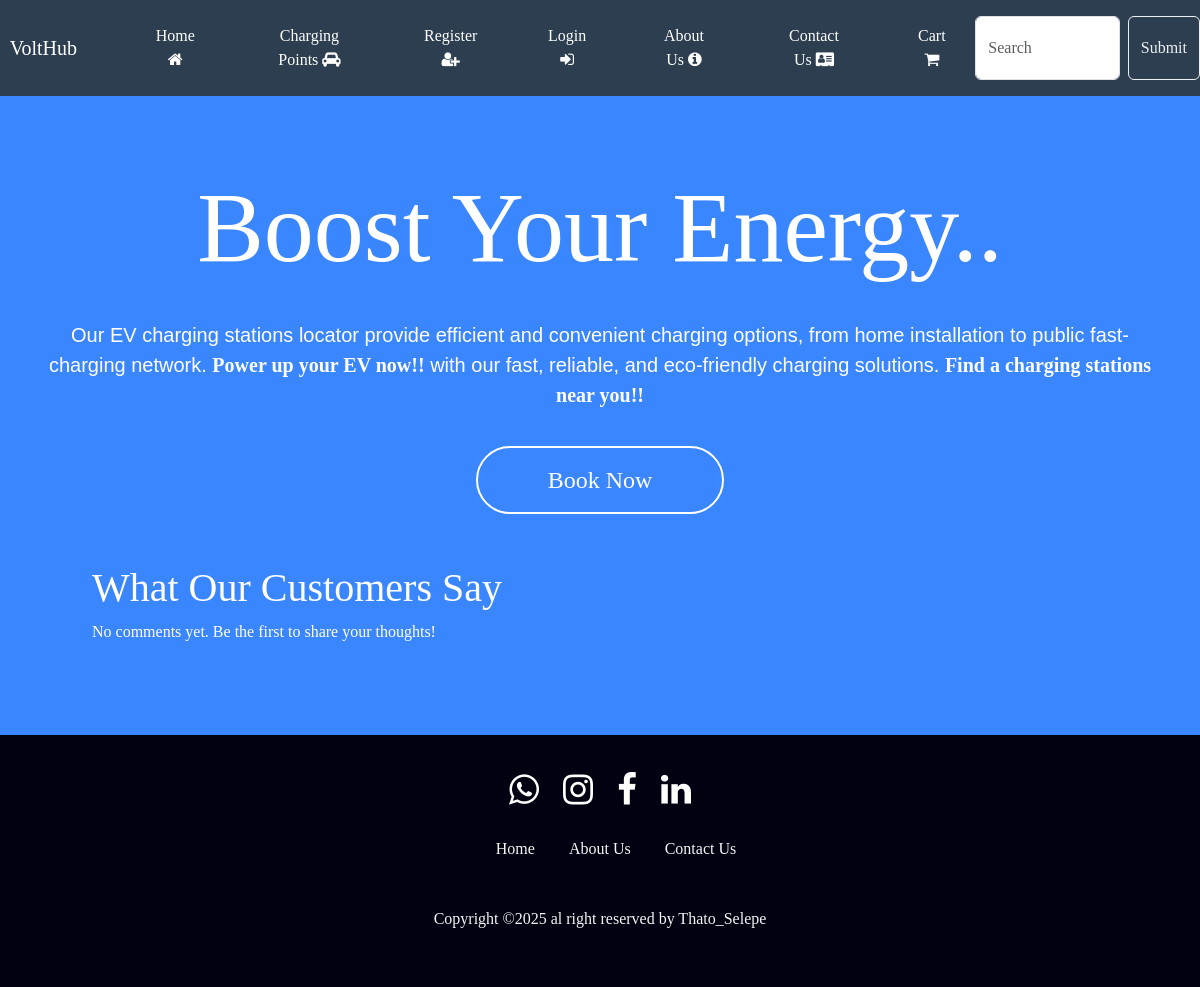
The app's page /, older data.
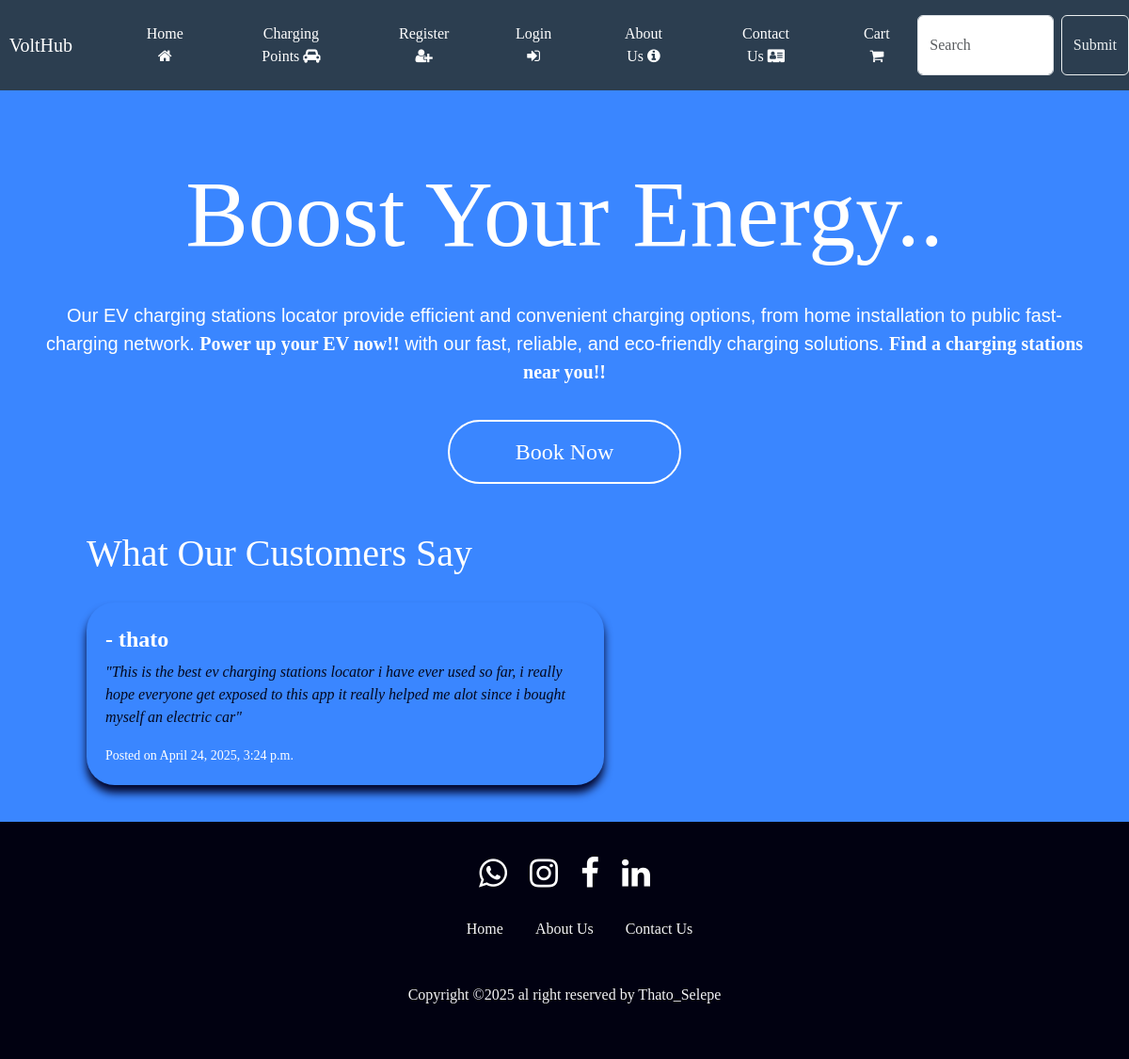
The same page, newer data.
### charging_station/models.py (models this page shows, shortened)
class Comment(models.Model):
    class Meta:
        unique_together = ('user', 'station')
    user = models.ForeignKey(User, on_delete=models.CASCADE)
    station = models.ForeignKey(ChargingPoint, on_delete=models.CASCADE)
    comment_text = models.TextField()
    created_at = models.DateTimeField(auto_now_add=True)
    parent = models.ForeignKey('self', on_delete=models.CASCADE, null=True, blank=True, related_name="replies")
    upvotes = models.IntegerField(default=0)
    downvotes = models.IntegerField(default=0)
    updated_at = models.DateField(auto_now=True)

### VoltHub/views.py (the view)
# urls.py: path('', views.home, name=""),
def home(request):
    comments = Comment.objects.filter(station__name='VoltHub').order_by('-created_at')
    return render(request, 'VoltHub/home.html', {'comments': comments})

### VoltHub/templates/VoltHub/home.html (shortened to what this page needs)
{% extends 'VoltHub/base.html' %}
{% load static %}
{% block content %}
<!DOCTYPE html>
<head>
    <link rel="stylesheet" type="text/css" href="{% static 'VoltHub/style.css' %}">
</head>
<body style="background-color:#3a86ff";>
    <br>
    <br>
    <div class="content">
        <h1> Boost Your Energy.. </h1>
        <br>
        <p> Our EV charging stations locator provide efficient and convenient charging options,
            from home installation to public fast-charging network. <strong>Power up your EV now!!</strong>
            with our fast, reliable, and eco-friendly charging solutions. <strong>Find a charging stations
            near you!!</strong>
        </p>
        <a href="{% url 'book' %}"> Book Now </a>
    </div>
    <section class="testimonials" style="color:white; text-align:left; padding: 50px; margin-left:0px;">
        <h2>What Our Customers Say</h2>
        {% for comment in comments %}
            <div class="testimonial-container">
                <h4>- {{ comment.user.username }}</h4>
                <p>"{{ comment.comment_text }}"</p>
                <small>Posted on {{ comment.created_at|date:"F j, Y, g:i a" }}</small>
            </div>
        {% empty %}
            <p>No comments yet. Be the first to share your thoughts!</p>
        {% endfor %}
    </section>
</div>
    <br>
    <section class="footer">
        <div class="social">
             <a href="https://wa.me/27783522058?text=Hello%20Thato%2C%20I%27d%20like%20to%20chat!"><i class="fa fa-brands fa-whatsapp" aria-hidden="true"></i></a>
            <a href="#"><i class="fa fa-brands fa-instagram" aria-hidden="true"></i></a>
            <a href="https://www.facebook.com/thato.thatoo.10"><i class="fa fa-brands fa-facebook" aria-hidden="true"></i></a>
            <a href="https://www.linkedin.com/in/thato-selepe-231266241"><i class="fa fa-brands fa-linkedin" aria-hidden="true"></i></a>
        </div>
        <ul>
           <li>
                <a href="{% url '' %}">Home</a>
            </li>
            <li>
                <a href="{% url 'about_us' %}">About Us</a>
            </li>
            <li>
                <a href="{% url 'contact_us' %}">Contact Us</a>
            </li>
        </ul>
        <p class="copy-right">Copyright ©2025 al right reserved by Thato_Selepe</p>
    </section>
</body>
{% endblock %}

Row changes from the older to the newer data that the page shows:
added Comment: user.username "thato", comment_text "This is the best ev charging stations locator i have ever used so far, i really hope everyone get exposed to this app it really helped me alot since i bought myself an electric car", created_at "April 24, 2025, 3:24 p.m."
Text that changed along with them:
text no longer shown: "No comments yet. Be the first to share your thoughts!"
